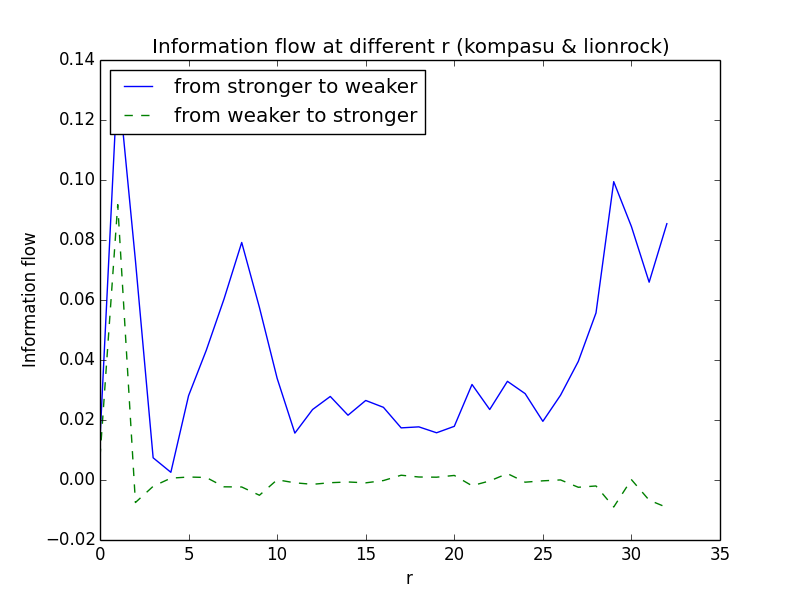

Python code for this plot:
import numpy as np
import netCDF4 as nc
import pylab as pl

fname1 = "kompasu.nc"
fname2 = "lionrock.nc"
tc1 = nc.Dataset(fname1)
tc2 = nc.Dataset(fname2)
totaltime = len(tc1.variables['varcenter'])
#totaltime = len(tc1.variables['varcenter'])-10

k = 1

T1 = []
T2 = []

while k < 34:
    sym1 = []
    sym2 = []
    i = 0
    j = 0
    #i = 10
    #j = 10
    while i < totaltime:
        sym1.append((tc1.variables['varcenter'][i]-tc1.variables['varmin'][i][k])/(tc1.variables['varcenter'][i]-tc1.variables['varmax'][i][k]))
        i += 1
    
    while j < totaltime:
        sym2.append((tc2.variables['varcenter'][j]-tc2.variables['varmin'][j][k])/(tc2.variables['varcenter'][j]-tc2.variables['varmax'][j][k]))
        j += 1
    
    
    #t = [i for i in range(totaltime)]            
    #pl.plot(t,sym1)
    #pl.xlabel("time")
    #pl.ylabel("sym1")
    #pl.plot(t,sym2,"--")
    #pl.xlabel("time")
    #pl.ylabel("sym2")
    #pl.show(2)
    
    #X1 = tc1.variables['slpcenter'][0:totaltime]
    #X2 = tc2.variables['slpcenter'][0:totaltime]
    
    X1 = sym1
    X2 = sym2
    #X2 = np.random.random(len(sym1))
    
    #C1 = X1[0:totaltime-11]
    #C2 = X2[0:totaltime-11]
    C1 = X1[0:totaltime-1]
    C2 = X2[0:totaltime-1]
    
    C11 = np.cov(C1,C1)[0][0]
    C12 = np.cov(C1,C2)[0][1]
    C21 = np.cov(C2,C1)[0][1]
    C22 = np.cov(C2,C2)[0][0]
    C1d1 = np.cov(C1,np.diff(X1)[0:totaltime-1])[0][1]
    C1d2 = np.cov(C1,np.diff(X2)[0:totaltime-1])[0][1]
    C2d1 = np.cov(C2,np.diff(X1)[0:totaltime-1])[0][1]
    C2d2 = np.cov(C2,np.diff(X2)[0:totaltime-1])[0][1]
    
    T21 = (C11*C12*C2d1-C12*C12*C1d1)/(C11*C11*C22-C11*C12*C12)
    T12 = (C22*C21*C1d2-C21*C21*C2d2)/(C22*C22*C11-C22*C21*C21)
    T2.append(T21)
    T1.append(T12)
    k += 1

print T2,T1

t = [i for i in range(33)]            
plot1 = pl.plot(t,T1,label="from stronger to weaker")
plot2 = pl.plot(t,T2,"--",label="from weaker to stronger")
pl.title("Information flow at different r (kompasu & lionrock)")
pl.xlabel("r")
pl.ylabel("Information flow")
pl.legend(loc='upper left')
pl.show()
